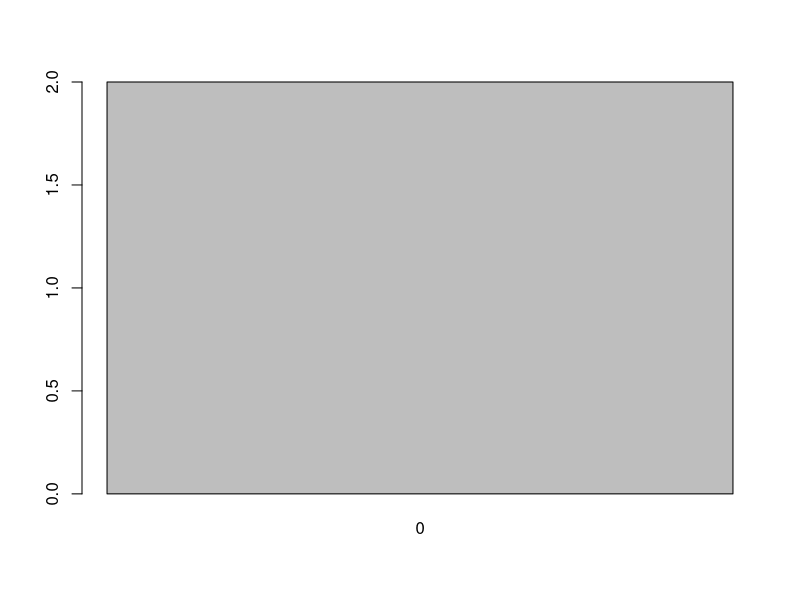
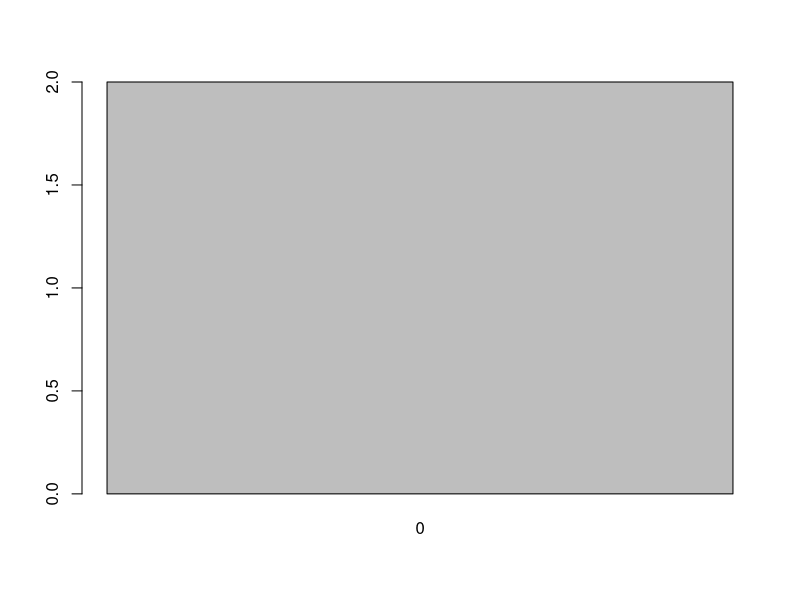
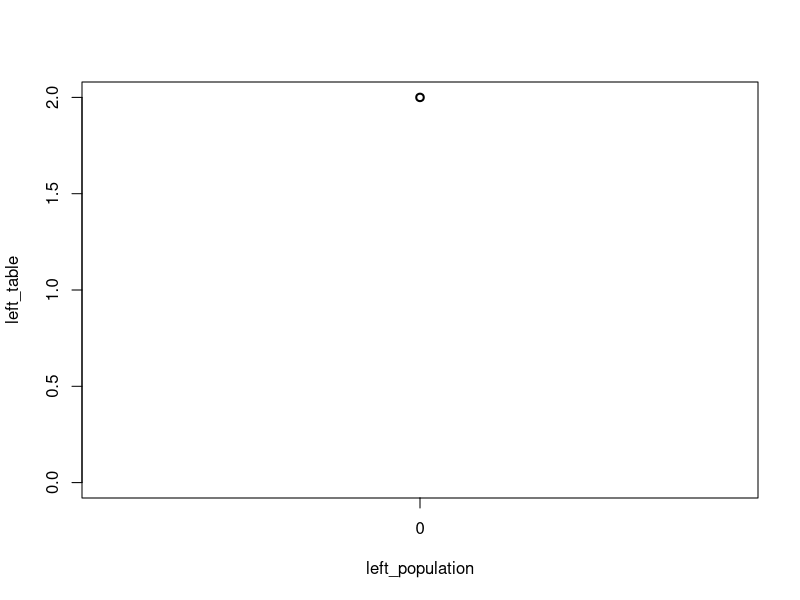
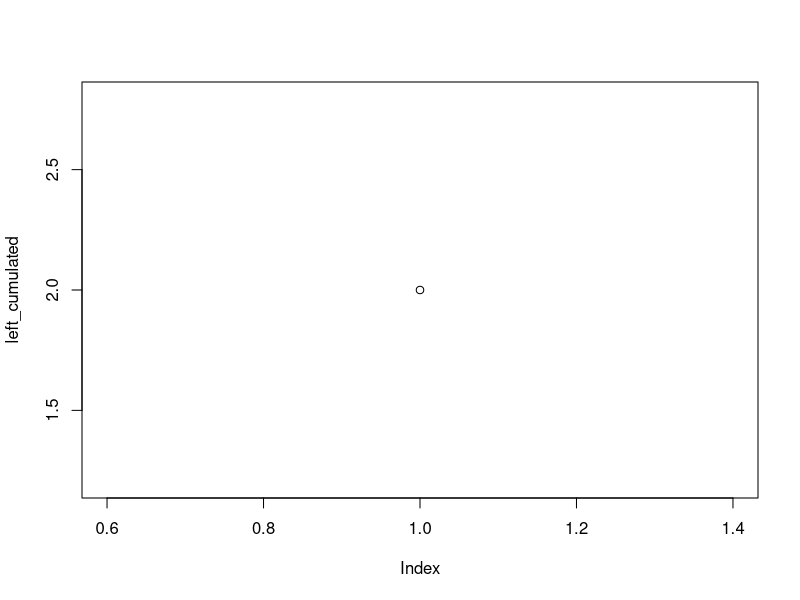
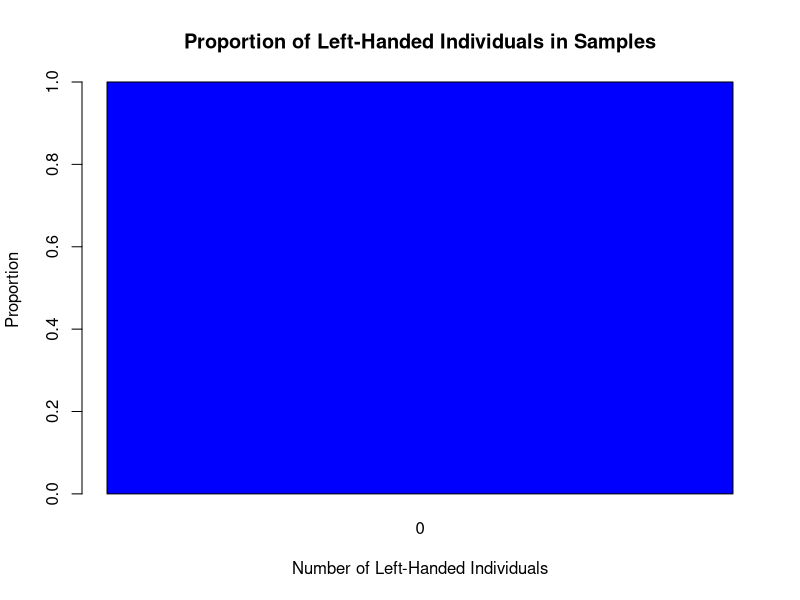

Recreate these plots in R, in order.
# Quest 11 (Humanities Quest)
# There are 5 people settled in a wagon
# 3 on the table side, 2 on the window side
# Those 2 on the window side are left-handed
# The given claim: It is COMMON
# Create a Stochastic simulation for the evidence
# NOTE: Approx. 10% of people are left-handed

# Create population
population <- c (rep("R", 90) , rep("L", 10))

# Create left_population with buffer 1000
left_population <- numeric()

# Create random of 5 and for 1000x times
# 1 person == 1 seat --- replace=FALSE
for (i in range(1:1000)){
  wagon <- sample(population, 5, replace=FALSE)
  left_instance  <- length(which(wagon == "L"))
  left_population <- c(left_population, left_instance)
}

# Get table
left_table <- table(left_population)

# Get length
left_length <- length(left_population)

# Create and save barplot
jpeg(filename="../results/left_barplot.jpeg", width=800, height=800)
barplot(left_table / left_length, 
        main = "Proportion of Left-Handed Individuals in Samples",
        xlab = "Number of Left-Handed Individuals",
        ylab = "Proportion",
        col = "blue")
dev.off()

# Get confidence interval and print
confidence_interval <- qnorm( c(0.025, 0.975), mean(left_population), sd(left_population))
print(confidence_interval)

####### TEST ########################
left_cumulated <- cumsum(left_table)
left_cumulated

barplot(left_table)
barplot(left_cumulated)

plot(left_table, type="b")			#„polygon četností“
plot(left_cumulated, type="b")	#„součtová křivka“
